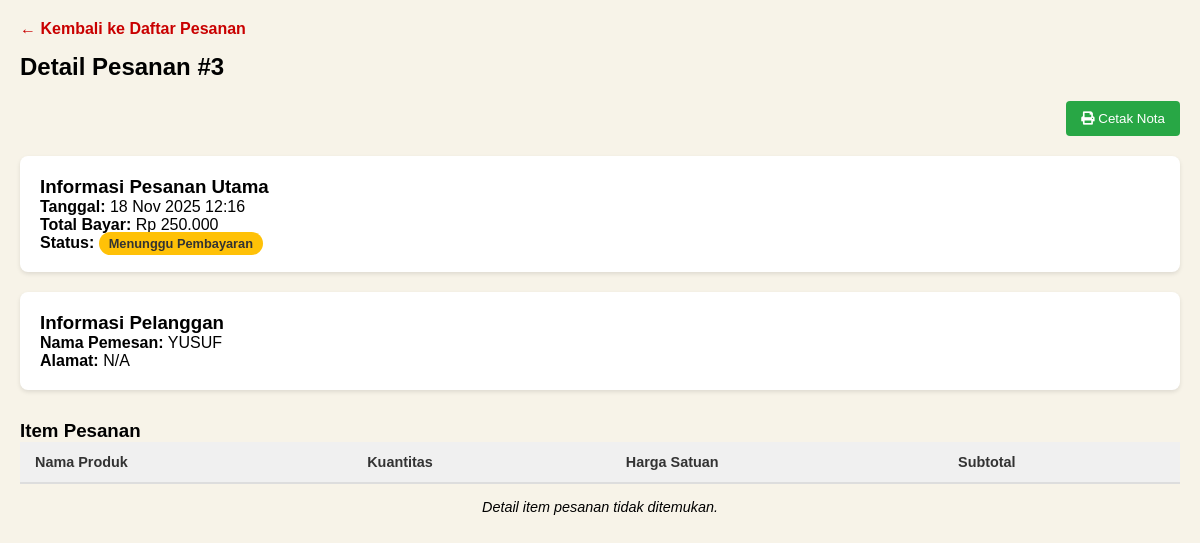
Page /order_detail.php?id=3 (signed in) on the committed database.
### tables this page shows
CREATE TABLE `orders` (
  `id` int NOT NULL,
  `user_id` int NOT NULL,
  `total_bayar` decimal(10,2) NOT NULL,
  `tanggal_order` datetime NOT NULL,
  `status_order` varchar(50) NOT NULL,
  `nama_penerima` varchar(100) NOT NULL,
  `email_penerima` varchar(100) NOT NULL,
  `telepon` varchar(20) NOT NULL,
  `alamat` text NOT NULL,
  `metode_pembayaran` varchar(50) NOT NULL,
  `is_read` tinyint(1) NOT NULL DEFAULT '0'
);

CREATE TABLE `user` (
  `id` int NOT NULL,
  `username` varchar(50) NOT NULL,
  `email` varchar(100) NOT NULL,
  `password` varchar(255) NOT NULL,
  `nama_lengkap` varchar(100) DEFAULT NULL,
  `alamat` text
);

### order_detail.php (the view, shortened to what this page needs)
<?php
include 'koneksi.php';
$order_id = (int)$_GET['id'];
$query_order_detail = "SELECT * FROM orders WHERE id = $order_id";
$result_order_detail = mysqli_query($conn, $query_order_detail);
$order = mysqli_fetch_assoc($result_order_detail);
$customer_data = ['nama_lengkap' => 'N/A', 'alamat' => 'N/A'];
$customer_id = $order['user_id'] ?? 0;
if ($customer_id > 0) {
    $query_customer = "SELECT nama_lengkap, alamat FROM user WHERE id = $customer_id";
    $result_customer = mysqli_query($conn, $query_customer);
    if ($result_customer && $data = mysqli_fetch_assoc($result_customer)) {
        $customer_data = $data;
    }
}
$query_items = "SELECT od.*, p.nama_makanan AS nama_produk, od.price_satuan AS price
                FROM order_details od
                JOIN produk p ON od.produk_id = p.id
                WHERE od.order_id = $order_id";
$result_items = mysqli_query($conn, $query_items);
?>
<!DOCTYPE html>
<html lang="id">
<head>
    <link rel="stylesheet" href="css/dashboard.css">
    <link rel="stylesheet" href="https://cdnjs.cloudflare.com/ajax/libs/font-awesome/5.15.4/css/all.min.css">
</head>
<body>
    <div class="main-content">
        <div class="dashboard-area" style="padding: 20px;">
            <a href="admin_orders.php" class="kembali-link" style="text-decoration: none; color: #c90000; font-weight: bold;">← Kembali ke Daftar Pesanan</a>
            <h2 style="margin-top: 15px;">Detail Pesanan #<?php echo $order['id']; ?></h2>
            <div style="margin-top: 20px; text-align: right; margin-bottom: 20px;">
                <button onclick="window.print()" class="btn-print"
                        style="background-color: #28a745; color: white; border: none; padding: 10px 15px; cursor: pointer; border-radius: 4px;">
                    <i class="fas fa-print"></i> Cetak Nota
                </button>
            </div>
            <div style="background-color: white; padding: 20px; margin-top: 20px; border-radius: 8px; box-shadow: 0 2px 4px rgba(0,0,0,0.1);">
                <h3>Informasi Pesanan Utama</h3>
                <p><strong>Tanggal:</strong> <?php echo date('d M Y H:i', strtotime($order['tanggal_order'] ?? 'N/A')); ?></p>
                <p><strong>Total Bayar:</strong> Rp <?php echo number_format($order['total_bayar'] ?? 0, 0, ',', '.'); ?></p>
                <p><strong>Status:</strong> <span class="status-badge status-<?php echo strtolower(str_replace(' ', '-', $order['status_order'] ?? 'N/A')); ?>"><?php echo htmlspecialchars($order['status_order'] ?? 'N/A'); ?></span></p>
            </div>
            <div style="background-color: white; padding: 20px; margin-top: 20px; border-radius: 8px; box-shadow: 0 2px 4px rgba(0,0,0,0.1);">
                <h3>Informasi Pelanggan</h3>
                <p><strong>Nama Pemesan:</strong> <?php echo htmlspecialchars($customer_data['nama_lengkap'] ?? 'N/A'); ?></p>
                <p><strong>Alamat:</strong> <?php echo htmlspecialchars($customer_data['alamat'] ?? 'N/A'); ?></p>
            </div>
            <h3 style="margin-top: 30px;">Item Pesanan</h3>
            <table class="orders-table" style="width: 100%;">
                <thead>
                    <tr>
                        <th>Nama Produk</th>
                        <th>Kuantitas</th>
                        <th>Harga Satuan</th>
                        <th>Subtotal</th>
                    </tr>
                </thead>
                <tbody>
                    <?php
                    if ($result_items && mysqli_num_rows($result_items) > 0):
                    ?>
                        <?php while ($item = mysqli_fetch_assoc($result_items)): ?>
                            <tr>
                                <td><?php echo htmlspecialchars($item['nama_produk']); ?></td>
                                <td><?php echo htmlspecialchars($item['quantity']); ?></td>
                                <td>Rp <?php echo number_format($item['price'] ?? 0, 0, ',', '.'); ?></td>
                                <td>Rp <?php echo number_format(($item['quantity'] * $item['price']) ?? 0, 0, ',', '.'); ?></td>
                            </tr>
                        <?php endwhile; ?>
                    <?php else: ?>
                        <tr><td colspan="4" style="text-align: center; font-style: italic; padding: 15px;">Detail item pesanan tidak ditemukan.</td></tr>
                    <?php endif; ?>
                </tbody>
            </table>
        </div>
    </div>
</body>
</html>

### css/dashboard.css (style rules this page uses)
:root { --primary-red: #c90000; --background-light: #f7f3e8; --text-dark: #333; }
* { box-sizing: border-box; margin: 0; padding: 0; font-family: Arial, sans-serif; }
body { display: flex; min-height: 100vh; background-color: var(--background-light); }
.main-content { flex-grow: 1; display: flex; flex-direction: column; }
.dashboard-area { padding: 30px; flex-grow: 1; }
.orders-table { width: 100%; border-collapse: collapse; font-size: 0.9em; }
.orders-table thead tr { background-color: #f0f0f0; color: #333; text-align: left; border-bottom: 2px solid #ddd; }
.orders-table th, .orders-table td { padding: 12px 15px; }
.orders-table tbody tr { border-bottom: 1px solid #eeeeee; }
.orders-table tbody tr:last-of-type { border-bottom: none; }
.status-badge { padding: 4px 10px; border-radius: 12px; font-weight: bold; font-size: 0.8em; color: white; text-transform: capitalize; }
.status-menunggu-pembayaran { background-color: #ffc107; color: #333; }

### rows in the picture
orders: id "3", tanggal_order "18 Nov 2025 12:16", total_bayar "250.000", status_order "Menunggu Pembayaran"
user: nama_lengkap "YUSUF", alamat "N/A"
